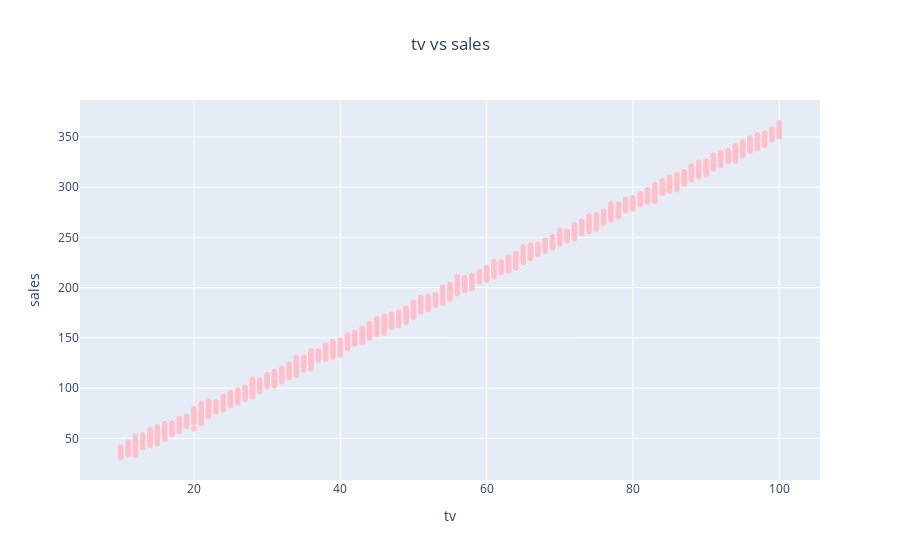
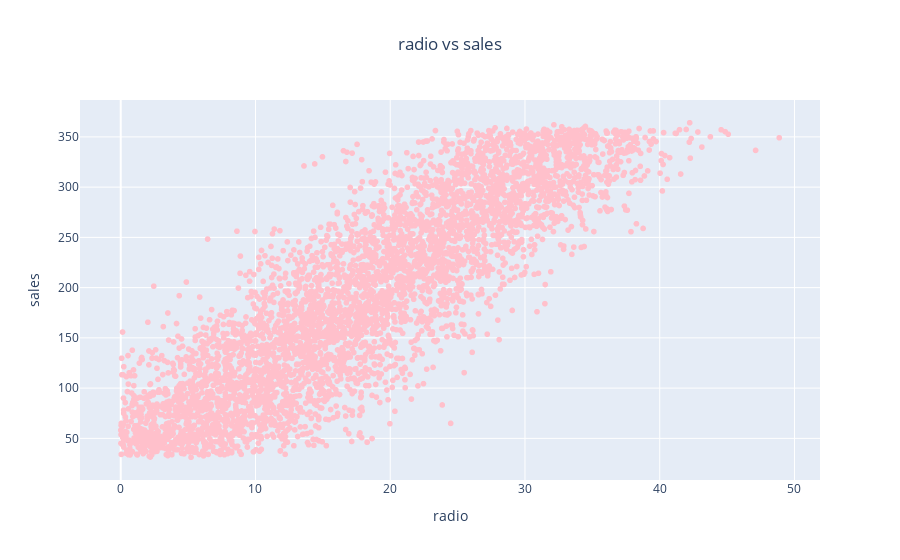
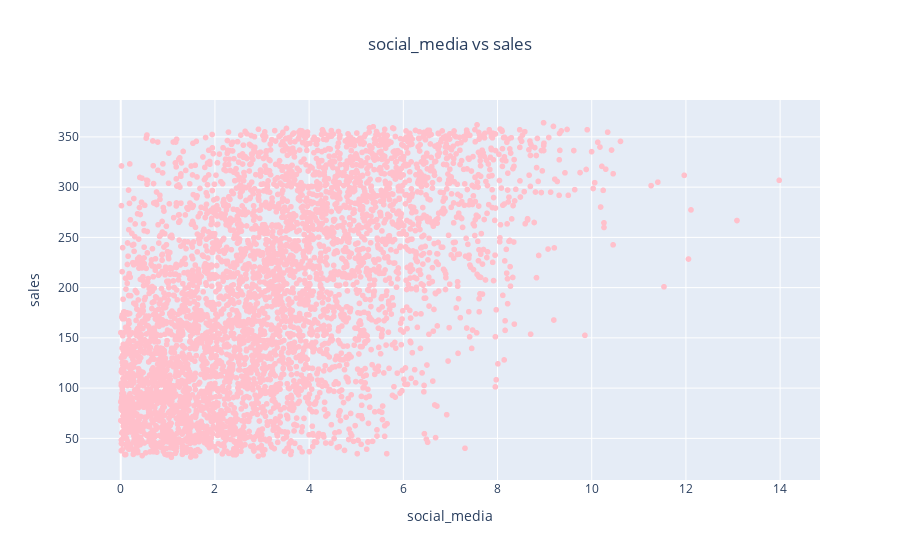

These figures' notebook cell, in order:
### Code cell
#bivariate analysis
lst=['sales','tv','radio','social_media']
for i in range(0,len(lst)):
    if i == 0:
        for j in range(i+1,len(lst)):
            fig=px.scatter(df,y=df[lst[i]],x=df[lst[j]],color_discrete_sequence=['pink'],title=f'{lst[j]} vs {lst[i]}')
            fig.update_layout(title_x=0.5)
            fig.show()
            print("-------------------------------------------------------------------------------")

### Figure 1 — Plotly figure (JSON) as saved in the notebook; plotly's stock layout.template omitted (floating-point values rounded to 4 significant figures; data arrays with more than 128 entries replaced by an {"elided": "..."} marker saying what was removed)
{"data": [{"hovertemplate": "tv=%{x}<br>sales=%{y}<extra></extra>", "legendgroup": "", "marker": {"color": "pink", "symbol": "circle"}, "mode": "markers", "name": "", "showlegend": false, "type": "scattergl", "x": {"elided": "4546 int values"}, "xaxis": "x", "y": {"elided": "4546 float values"}, "yaxis": "y"}], "layout": {"legend": {"tracegroupgap": 0}, "title": {"text": "tv vs sales", "x": 0.5}, "xaxis": {"anchor": "y", "domain": [0, 1], "title": {"text": "tv"}}, "yaxis": {"anchor": "x", "domain": [0, 1], "title": {"text": "sales"}}}}

### Figure 2 — Plotly figure (JSON) as saved in the notebook; plotly's stock layout.template omitted (floating-point values rounded to 4 significant figures; data arrays with more than 128 entries replaced by an {"elided": "..."} marker saying what was removed)
{"data": [{"hovertemplate": "radio=%{x}<br>sales=%{y}<extra></extra>", "legendgroup": "", "marker": {"color": "pink", "symbol": "circle"}, "mode": "markers", "name": "", "showlegend": false, "type": "scattergl", "x": {"elided": "4546 float values"}, "xaxis": "x", "y": {"elided": "4546 float values"}, "yaxis": "y"}], "layout": {"legend": {"tracegroupgap": 0}, "title": {"text": "radio vs sales", "x": 0.5}, "xaxis": {"anchor": "y", "domain": [0, 1], "title": {"text": "radio"}}, "yaxis": {"anchor": "x", "domain": [0, 1], "title": {"text": "sales"}}}}

### Figure 3 — Plotly figure (JSON) as saved in the notebook; plotly's stock layout.template omitted (floating-point values rounded to 4 significant figures; data arrays with more than 128 entries replaced by an {"elided": "..."} marker saying what was removed)
{"data": [{"hovertemplate": "social_media=%{x}<br>sales=%{y}<extra></extra>", "legendgroup": "", "marker": {"color": "pink", "symbol": "circle"}, "mode": "markers", "name": "", "showlegend": false, "type": "scattergl", "x": {"elided": "4546 float values"}, "xaxis": "x", "y": {"elided": "4546 float values"}, "yaxis": "y"}], "layout": {"legend": {"tracegroupgap": 0}, "title": {"text": "social_media vs sales", "x": 0.5}, "xaxis": {"anchor": "y", "domain": [0, 1], "title": {"text": "social_media"}}, "yaxis": {"anchor": "x", "domain": [0, 1], "title": {"text": "sales"}}}}
